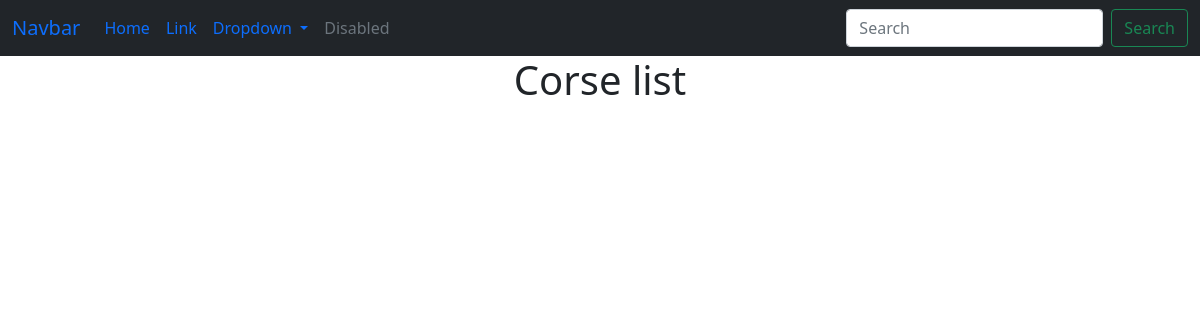
/corses/, run on an earlier commit of the app's database.
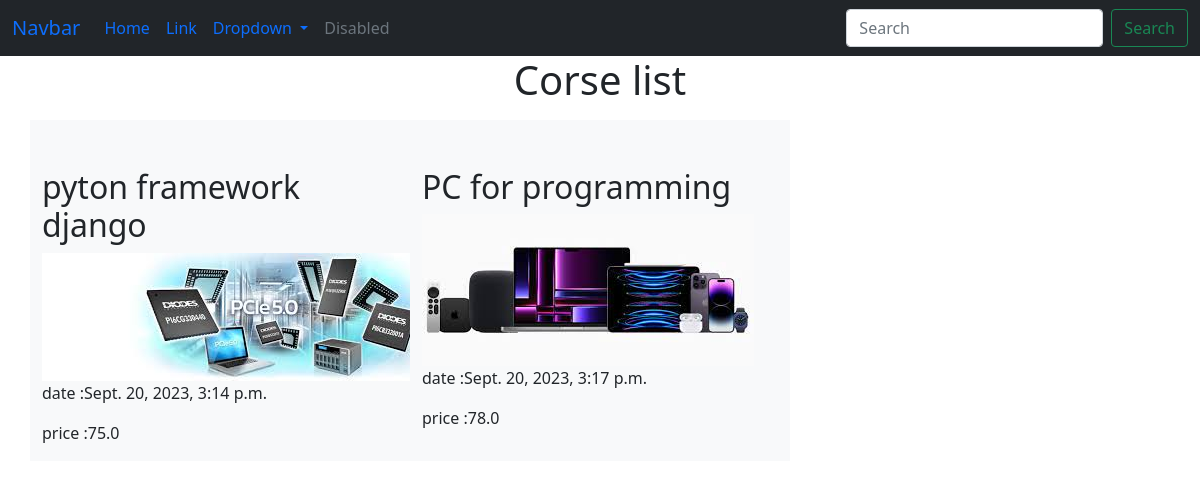
And on a later commit of the database.
### corses/models.py (models this page shows, shortened)
class Corse (models.Model):
    user = models.ForeignKey (User , related_name='corse_user' , on_delete= models.CASCADE)
    name = models.CharField (max_length= 200)
    description = models.TextField(max_length=10000)
    image = models.ImageField (upload_to= 'image')
    video = models.URLField (blank=True , null=True)
    created_at = models.DateTimeField(timezone.now)
    price = models.FloatField()
    category = models.ForeignKey('Category' , related_name='category_corse', on_delete= models.CASCADE)

### corses/views.py (the view)
def re_corse_list (request):
    data = Corse.objects.all()
    return render(request , 'corses/corse_list.html', {'corse_list':data})

### corses/templates/corses/corse_list.html (shortened to what this page needs)
{% extends "base.html" %}
{% load static %}
{% block body %}
<h1 class="text-center">Corse list</h1>
<div class="container">
    <div class="row">
    {% for course in corse_list %}
    <div class="col-lg-4 pt-5 bg-light">
        <h2>{{course.name}}</h2>
        <img src="{{course.image.url}}" alt="corse image">
        <p> date :{{course.created_at}}</p>
        <p> price :{{course.price}}</p>
    </div>
    {% endfor %}
    </div>
</div>
{% endblock body %}

### templates/base.html (shortened to what this page needs)
<!DOCTYPE html>
<html lang="en">
<head>
    <link href="https://cdn.jsdelivr.net/npm/bootstrap@5.0.2/dist/css/bootstrap.min.css" rel="stylesheet">
</head>
<body>
    <nav class="navbar navbar-expand-lg  bg-dark text-light">
        <div class="container-fluid">
          <a class="navbar-brand" href="#">Navbar</a>
          <div class="collapse navbar-collapse" id="navbarSupportedContent">
            <ul class="navbar-nav me-auto mb-2 mb-lg-0">
              <li class="nav-item">
                <a class="nav-link active" aria-current="page" href="#">Home</a>
              </li>
              <li class="nav-item">
                <a class="nav-link" href="#">Link</a>
              </li>
              <li class="nav-item dropdown">
                <a class="nav-link dropdown-toggle" href="#" id="navbarDropdown" role="button" data-bs-toggle="dropdown" aria-expanded="false">
                  Dropdown
                </a>
              </li>
              <li class="nav-item">
                <a class="nav-link disabled" href="#" tabindex="-1" aria-disabled="true">Disabled</a>
              </li>
            </ul>
            <form class="d-flex">
              <input class="form-control me-2" type="search" placeholder="Search" aria-label="Search">
              <button class="btn btn-outline-success" type="submit">Search</button>
            </form>
          </div>
        </div>
      </nav>
    {% block body %}
    {% endblock body %}
</body>
</html>

What changed in the data, as far as the page shows it:
added Corse: name "pyton framework django", image (picture), created_at "Sept. 20, 2023, 3:14 p.m.", price "75.0"
added Corse: name "PC for programming", image (picture), created_at "Sept. 20, 2023, 3:17 p.m.", price "78.0"
